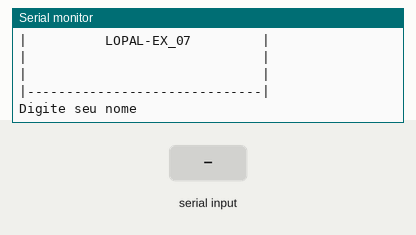
This sketch was run on a simulated Arduino Uno, built with avr-gcc and run on an emulated ATmega328P. Shown: the last lines printed to the serial monitor. The inputs (shaded band) are chosen by the test bench.

Above: at 1.2 s.
1.3 s: "90,45\n" received over Serial
At 3.0 s:
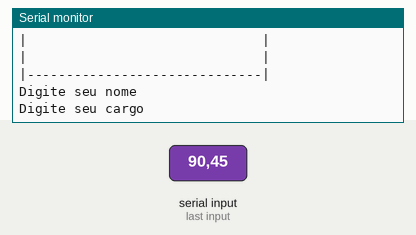
3.8 s: "30,150\n" received over Serial
At 6.0 s:
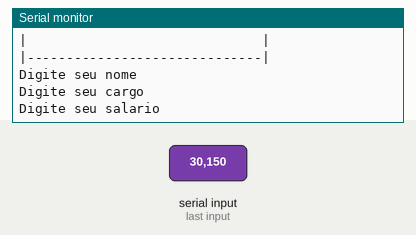
6.3 s: "5\n" received over Serial
At 7.3 s:
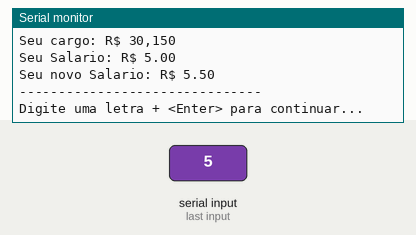

Measured:
- after the input at 1.3 s, the serial monitor: prints a new line after 1.0 s (image 1)
- after the input at 3.8 s, the serial monitor: prints a new line after 1.0 s (image 2)
- after the input at 6.3 s, the serial monitor: prints a new line at once (image 3)

The sketch:

lopal_ex_071__2_.ino
```cpp
//Faça um programa que receba o nome, cargo e salário de um funcionário. Calcule o
//salário acrescido de 10%. Ao final exiba o nome, o cargo e o novo salário desse
//funcionário.

//Variáveis
String nome = "";
String cargo = "";
float salario = 0;
float novoSalario = 0;

void setup()
{
  Serial.begin(9600);
}

void loop()
{
  //cabeçalho
  Serial.println("|------------------------------|");//Primeira Linha
  Serial.println("|                              |");
  Serial.println("|                              |");
  Serial.println("|          LOPAL-EX_07         |");
  Serial.println("|                              |");
  Serial.println("|                              |");
  Serial.println("|------------------------------|");//Ultima linha

  //Entrada
  //Digite o nome
  Serial.println("Digite seu nome");
  while (!Serial.available());
  nome = Serial.readString();

  //Digite seu cargo
  Serial.println("Digite seu cargo");
  while (!Serial.available());
  cargo = Serial.readString();

  //Digite seu salário
  Serial.println("Digite seu salario");
  while (!Serial.available());
  salario = Serial.parseFloat();

  //Processamento
  novoSalario = salario * 1.10;

  //Saída
  Serial.println();
  Serial.println();
  Serial.println("Relatorio:");
  Serial.println();
  Serial.println("-------------------------------");
  Serial.println();


  Serial.println("Seu nome: " + nome);
  Serial.println("Seu cargo: R$ " + cargo);
  Serial.println("Seu Salario: R$ " + String(salario));
  Serial.println("Seu novo Salario: R$ " + String(novoSalario));

  Serial.println();
  Serial.println("-------------------------------");
  Serial.println("Digite uma letra + <Enter> para continuar...");
  while (! Serial.available());
  Serial.println();
  Serial.println();

  Serial.read();

  delay (1000);
}
```
